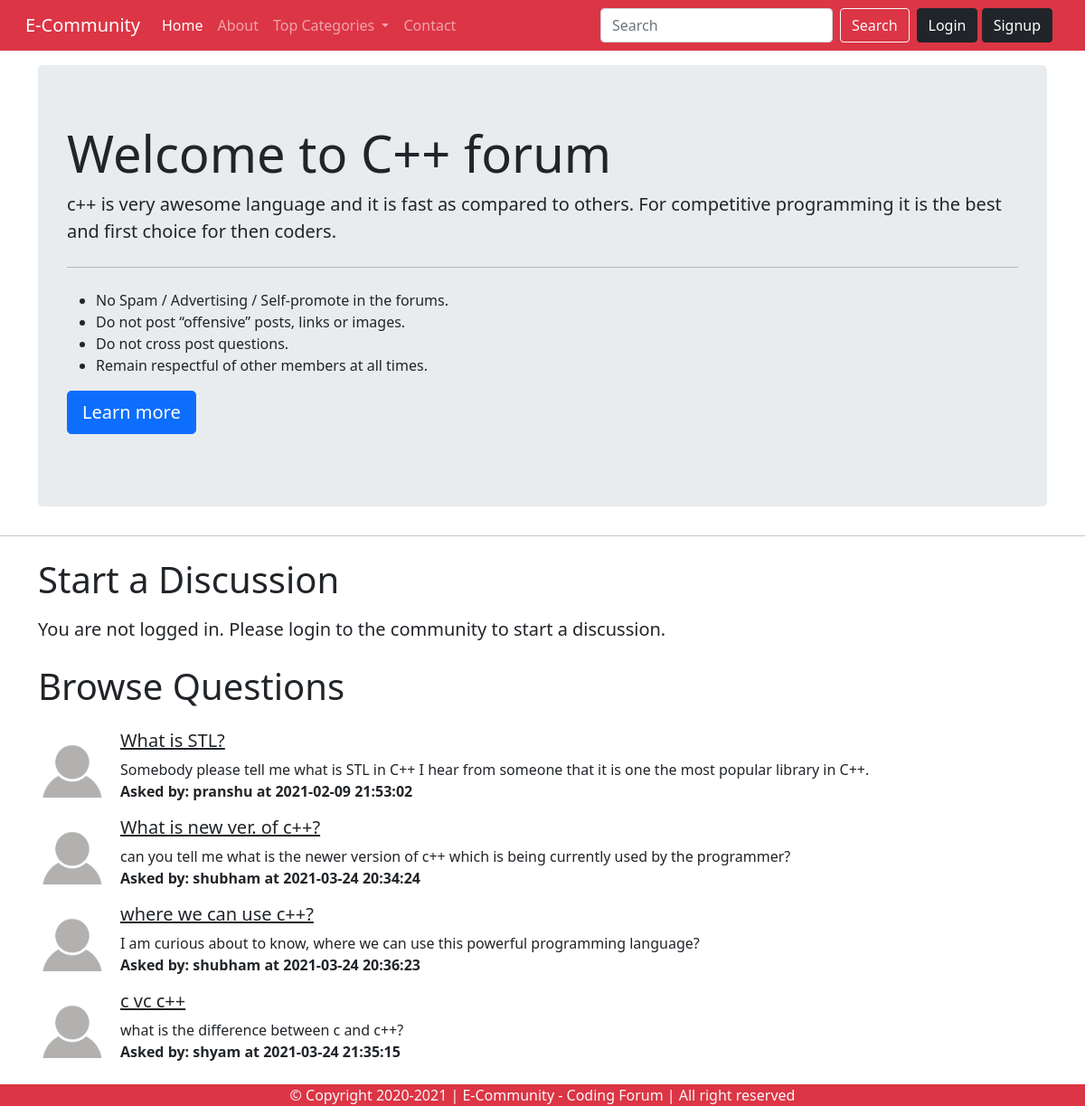
The app's page /threadList.php?cateid=1 with its own data.
### tables this page shows
CREATE TABLE `category` (
  `cate_id` int(8) NOT NULL,
  `cate_name` varchar(255) NOT NULL,
  `cate_desc` varchar(255) NOT NULL,
  `created` datetime DEFAULT current_timestamp()
);

CREATE TABLE `threads` (
  `thread_id` int(7) NOT NULL,
  `thread_title` varchar(255) NOT NULL,
  `thread_desc` text NOT NULL,
  `thread_cate_id` int(7) NOT NULL,
  `thread_user_id` int(7) NOT NULL,
  `timestamp` datetime NOT NULL DEFAULT current_timestamp()
);

CREATE TABLE `users` (
  `sno` int(8) NOT NULL,
  `user_email` varchar(30) NOT NULL,
  `user_pass` varchar(255) NOT NULL,
  `timestamp` datetime NOT NULL DEFAULT current_timestamp()
);

### threadList.php (the view, shortened to what this page needs)
<!doctype html>
<html lang="en">
<head>
    <link href="https://cdn.jsdelivr.net/npm/bootstrap@5.0.0-beta1/dist/css/bootstrap.min.css" rel="stylesheet"
>
    <link rel="stylesheet" href="https://maxcdn.bootstrapcdn.com/bootstrap/4.0.0/css/bootstrap.min.css"
>
</head>
<body>
    <?php require "partials/_header.php"; ?>
    <?php
        $id = $_GET['cateid'];
        $sql = "SELECT * FROM `category` WHERE `cate_id` = $id";
        $result = mysqli_query($conn, $sql);
        while($row = mysqli_fetch_assoc($result)){
            $catname = $row['cate_name'];
            $catdesc = $row['cate_desc'];
        }
        ?>
    <div class="container my-3">
        <div class="jumbotron">
            <h1 class="display-4">Welcome to <?php echo $catname ?> forum</h1>
            <p class="lead"> <?php echo $catdesc ?></p>
            <hr class="my-4">
            <p>
            <ul>
                <li>No Spam / Advertising / Self-promote in the forums.</li>
                <li>Do not post “offensive” posts, links or images.</li>
                <li>Do not cross post questions.</li>
                <li>Remain respectful of other members at all times.</li>
            </ul>
            </p>
            <p class="lead">
                <a class="btn btn-primary btn-lg" href="#" role="button">Learn more</a>
            </p>
        </div>
    </div>
    <hr>
    <?php
    if(isset($_SESSION['loggedin']) && $_SESSION['loggedin']==true){
        echo '<div class="container">
        <h1 class="py-2">Start a Discussion</h1>
        <form action="' . $_SERVER["REQUEST_URI"] . '" method="POST">
        <div class="mb-3">
                <label for="title" class="form-label">Problem Title</label>
                <input type="text" class="form-control" id="title" name="title" aria-describedby="emailHelp">
                <div id="hintTitle" class="form-text">Title should be more short and precise.</div>
                <input type="hidden" name="sno" value="' . $_SESSION['sno'] . '">
                </div>
                <div class="mb-3">
                <label for="desc" class="form-label">Ask your concern</label>
                <textarea class="form-control" id="desc" name="desc" rows="3"></textarea>
                </div>
                <button type="submit" class="btn btn-success">Submit</button>
                </form>
                </div>';
        }else{
            echo '<div class="container">
                 <h1 class="py-2">Start a Discussion</h1>
                <p class="lead">You are not logged in. Please login to the community to start a discussion.</p>
                </div>';
        }
    ?>
    <div class="container mb-5">
        <h1 class="py-2">Browse Questions</h1>
        <?php
        $id = $_GET['cateid'];
        $sql = "SELECT * FROM `threads` WHERE `thread_cate_id` = $id";
        $result = mysqli_query($conn, $sql);
        while($row = mysqli_fetch_assoc($result)){
            $id = $row['thread_id'];
            $title = $row['thread_title'];
            $desc = $row['thread_desc'];
            $timestamp = $row['timestamp'];
            $thread_user_id = $row['thread_user_id'];
            $sql2 = "SELECT * FROM `users` WHERE `sno`='$thread_user_id'";
            $result2 = mysqli_query($conn, $sql2);
            $row2 = mysqli_fetch_assoc($result2);
        echo '<div class="media my-3 ">
            <img class="mr-3" src="img/user.png" height="75px" alt="Generic placeholder image">
            <div class="media-body">
            <h5 class="mt-0"><a class="text-dark" href="thread.php?threadid='. $id .'">' . $title . '</a></h5>
            ' . $desc . '
            <p class="mb-0"><b>Asked by: ' . $row2['user_email'] . ' at ' . $timestamp . '</b></p>
            </div>
        </div>';
        }
        ?>
    </div>
    <?php require "partials/_footer.php"; ?>
    <link href="https://cdn.jsdelivr.net/npm/bootstrap@5.0.0-beta1/dist/css/bootstrap.min.css" rel="stylesheet"
>
</body>
</html>

### partials/_header.php (shortened to what this page needs)
<?php
echo '<nav class="navbar navbar-expand-lg navbar-dark bg-danger">
<div class="container-fluid">
  <a class="navbar-brand" href="/forum">E-Community</a>
  <button class="navbar-toggler" type="button" data-bs-toggle="collapse" data-bs-target="#navbarSupportedContent" aria-controls="navbarSupportedContent" aria-expanded="false" aria-label="Toggle navigation">
    <span class="navbar-toggler-icon"></span>
  </button>
  <div class="collapse navbar-collapse" id="navbarSupportedContent">
    <ul class="navbar-nav me-auto mb-2 mb-lg-0">
      <li class="nav-item">
        <a class="nav-link active" aria-current="page" href="/forum">Home</a>
      </li>
      <li class="nav-item">
        <a class="nav-link" href="about.php">About</a>
      </li>
      <li class="nav-item dropdown">
        <a class="nav-link dropdown-toggle" href="#" id="navbarDropdown" role="button" data-bs-toggle="dropdown" aria-expanded="false">
          Top Categories
        </a>
        <ul class="dropdown-menu" aria-labelledby="navbarDropdown">';
            echo '</ul>
            </li>
            <li class="nav-item">
        <a class="nav-link" href="contact.php" >Contact </a>
      </li>
      </ul>';
      if(isset($_SESSION['loggedin']) && $_SESSION['loggedin']==true){
        echo '<form class="d-flex" method="get" action="search.php">
        <input class="form-control me-2" name="search" type="search" placeholder="Search" aria-label="Search">
        <button class="btn btn-outline-light" type="submit">Search</button>
        <h5 class="text-light mx-2 mt-2 mb-0 text-nowrap"> Welcome, ' . $_SESSION['useremail'] .'</h5>
        <a href="partials/_logout.php" class="btn btn-dark">Logout</a></form>';
      }else{
        echo '<form class="d-flex">
          <input class="form-control me-2" type="search" placeholder="Search" aria-label="Search">
          <button class="btn btn-outline-light" type="submit">Search</button>
        </form>
        <div class="mx-2">
          <button class="btn btn-dark" data-bs-toggle="modal" data-bs-target="#loginModal">Login</button>
          <button class="btn btn-dark" data-bs-toggle="modal" data-bs-target="#signupModal">Signup</button>
        </div>';
      }
  echo '</div>
        </div>
        </nav>';
?>

### partials/_footer.php
<div class="fixed-bottom container-fluid bg-danger text-light">
<p class="text-center mb-0">© Copyright 2020-2021 | E-Community - Coding Forum | All right reserved</p>
</div>

### records on screen
category: cate_name "C++", cate_desc "c++ is very awesome language and it is fast as compared to others. For competitive programming it is the best and first choice for then coders."
threads: thread_title "What is STL?", thread_desc "Somebody please tell me what is STL in C++ I hear from someone that it is one the most popular library in C++.", users.user_email "pranshu", timestamp "2021-02-09 21:53:02"
threads: thread_title "What is new ver. of c++?", thread_desc "can you tell me what is the newer version of c++ which is being currently used by the programmer?", users.user_email "shubham", timestamp "2021-03-24 20:34:24"
threads: thread_title "where we can use c++?", thread_desc "I am curious about to know, where we can use this powerful programming language?", users.user_email "shubham", timestamp "2021-03-24 20:36:23"
threads: thread_title "c vc c++", thread_desc "what is the difference between c and c++?", users.user_email "shyam", timestamp "2021-03-24 21:35:15"
